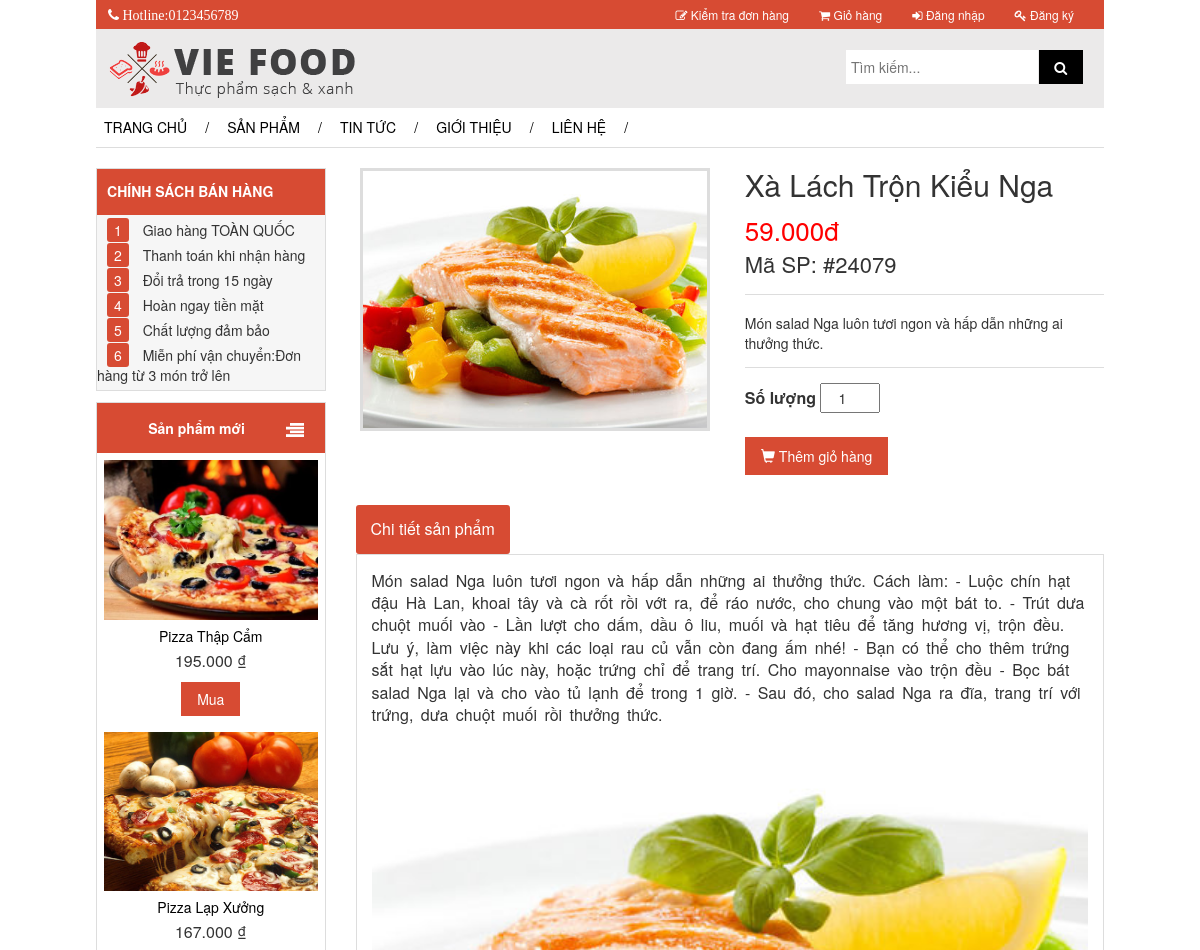
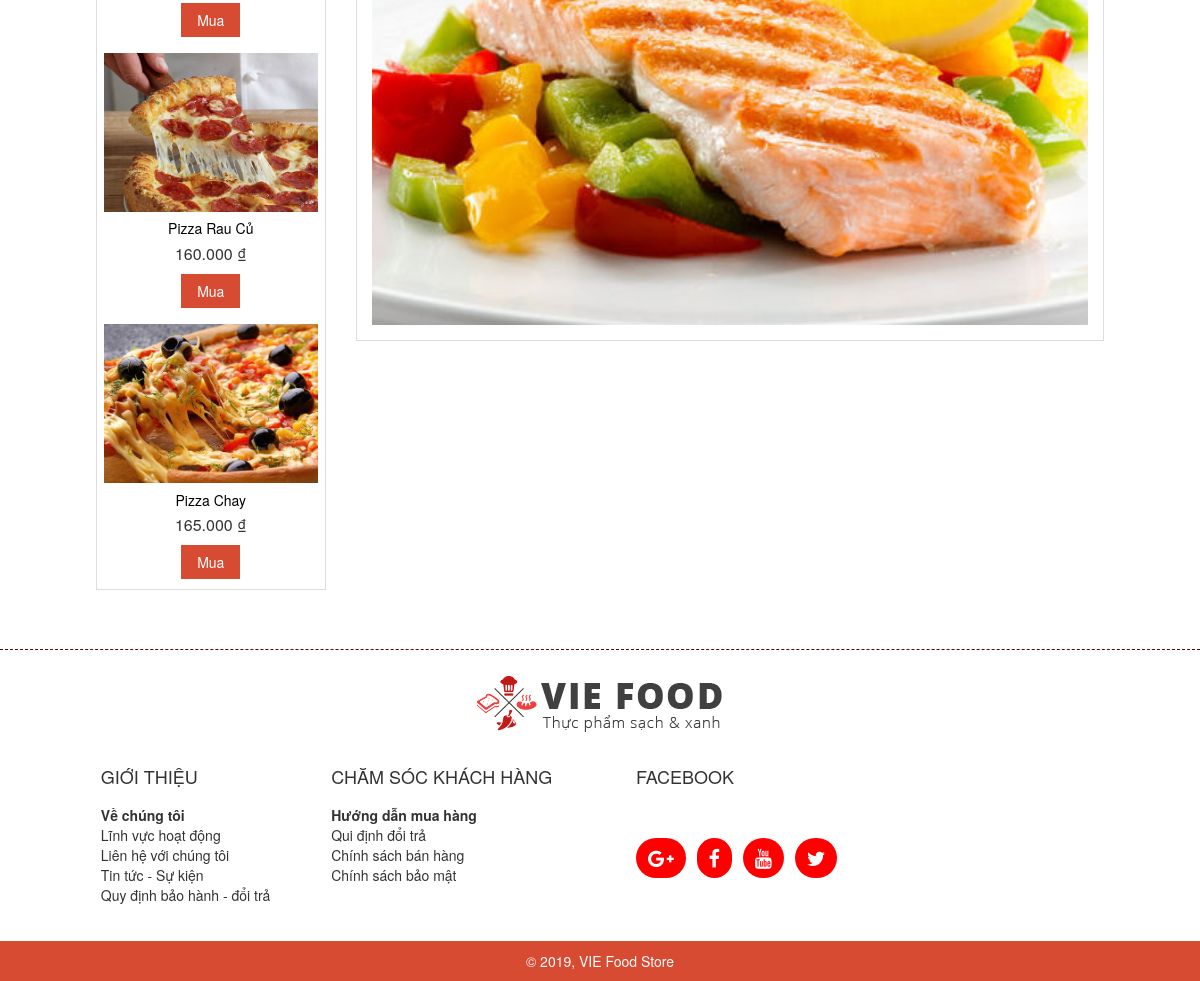
The page /chitietsanpham.php?san-pham=24079 on the database its author committed (2 pictures, top to bottom).
### tables this page shows
CREATE TABLE `sanpham` (
  `Masp` int(100) NOT NULL,
  `Tensp` varchar(100) NOT NULL,
  `Gia` int(100) NOT NULL,
  `MoTaSp` varchar(10000) NOT NULL,
  `ChiTietSP` text NOT NULL,
  `ThongTinNgoai` text NOT NULL,
  `LoaiSp` varchar(100) NOT NULL,
  `LinkHinh` varchar(1000) NOT NULL
);

### chitietsanpham.php (the view, shortened to what this page needs)
<?php
	if(isset($_SESSION['user']['uid']))
	{
		include("includes/header_user.php");
	}
	else
	{
		include("includes/header.php");
	}
	include("includes/connect_db.php");
	if(isset($_GET['san-pham']) && $_GET['san-pham']!=null)
	{
		$url=$_GET['san-pham'];
		$query_item="SELECT masp,tensp,gia,motasp,chitietsp,loaisp,linkhinh FROM sanpham WHERE masp=".$url;
		$result_item=mysqli_query($dbc,$query_item);check_errors($result_item,$query_item);
		list($masp,$tensp,$gia,$motasp,$chitietsp,$loaisp,$linkhinh)=mysqli_fetch_array($result_item,MYSQLI_NUM);
	}else{
		header('location:index.php');
	}
?>
	<div id="contain" style="margin-top: 2%;">
		<div class="row">
			<div class="col-md-3">
				<div class="list_detail_item">
					<h3>
						CHÍNH SÁCH BÁN HÀNG
					</h3>
					<div>
						<ul>
							<li>
								<span>1</span>  Giao hàng TOÀN QUỐC
							</li>
							<li>
								<span>2</span>  Thanh toán khi nhận hàng
							</li>
							<li>
								<span>3</span>  Đổi trả trong 15 ngày
							</li>
							<li>
								<span>4</span>  Hoàn ngay tiền mặt
							</li>
							<li>
								<span>5</span>  Chất lượng đảm bảo
							</li>
							<li>
								<span>6</span>  Miễn phí vận chuyển:Đơn hàng từ 3 món trở lên
							</li>
						</ul>
					</div>
				</div>
					<div class="list_banner_detail" style="margin-bottom: 5%;">
						<div class="ctn_product_ttl">
						    <span>
							  Sản phẩm mới
						    </span>
						    <span style="float: right;margin-right: 5%;" >
						    	<img src="IMAGES/icon_vmega.png">
						    </span>
					    </div>
					    <?php
						$now=date('Y-m-d H:i:s');
						$query="SELECT masp,tensp,gia,motasp,chitietsp,loaisp,linkhinh FROM sanpham ORDER BY masp desc LIMIT 4";
						$result=mysqli_query($dbc,$query);check_errors($result,$query);
						while(list($masp1,$tensp1,$gia1,$motasp1,$chitietsp1,$loaisp1,$linkhinh1)=mysqli_fetch_array($result,MYSQLI_NUM))
					    {
					    	$query_tk1="SELECT sum(khuyenmai.giatrikhuyenmai) FROM khuyenmai, sanphamkhuyenmai WHERE '{$now}'<=thoigianketthuc and '{$now}'>=thoigianbatdau and khuyenmai.makm=sanphamkhuyenmai.makm and sanphamkhuyenmai.masp={$masp1} and khuyenmai.tinhtrang=1";
							$result_tk1=mysqli_query($dbc,$query_tk1);check_errors($result_tk1,$query_tk1);
							list($km)=mysqli_fetch_array($result_tk1,MYSQLI_NUM);
					    ?>
							<div class="item_1_detail" style="margin-bottom: 0;">
								<div class="imge_dtl">
									<a href="chitietsanpham.php?san-pham=<?php echo $masp1;?>">
										<img src=<?php echo $linkhinh1;?>>
									</a>
								</div>
								<div class="name_dtl" style="margin-top: 3%;">
									<a href="chitietsanpham.php?san-pham=<?php echo $masp1;?>"><?php echo ucwords($tensp1);?></a>
								</div>
								<?php
									if(isset($km)){
								?>
									<div class="price_dtl" style="font-size: 16px;margin-top: 2%;">
										<span style="text-decoration: line-through;"> <?php echo number_format($gia1,0,',','.'); ?> ₫ </span>
										<span style="color: red;">
											<?php echo number_format(($gia1-($gia1*$km)/100),0,',','.'); ?> ₫
										</span>
									</div>
								<?php
									}else{
								?>
										<div class="price_dtl" style="font-size: 16px;margin-top: 2%;">
											<?php echo number_format($gia1,0,',','.'); ?> ₫
										</div>
								<?php
									}
								?>
								<div class="buy_dtl" style="margin-top: 4%;margin-bottom: 1%;">
									<input type="button" name="buyitem" value="Mua" onclick="addCart(<?php echo $masp1;?>);">
								</div>
							</div>
						<?PHP }
						?>
					</div>
				</div>
			<div class="col-md-9">
				<div class="row">
					<div class="col-md-6 col-sm-6 col-xs-12 product-image clearfix pic">
						<a href="chitietsanpham.php?san-pham=<?php echo $masp;?>"><img src=<?php echo $linkhinh;?>></a>
					</div>
					<div class="col-md-6 col-sm-6 col-xs-12 clearfix" style="text-align: left;">
						<div>
							<h2 style="font-weight: both;margin-top:0;"><?php echo ucwords($tensp);?></h2>
						</div>
						<div>
							<span style="color:red;font-size:26px; "><?php echo number_format($gia,0,',','.');?>đ</span>
						</div>
						<div>
							<span style="font-size:22px;font-weight: both; ">Mã SP: #<?php echo $masp;?></span>
						</div>
						<div style="border-bottom: solid #dddddd 1px;margin-top: 4%;"></div>
						<div style="padding-top: 18px;">
							<?php echo $motasp;?>
						</div>
						<div style="border-bottom: solid #dddddd 1px;margin-top: 4%;"></div>
						<div style="margin-top: 15px;">
							<label style="font-size:16px;">Số lượng </label>
							<input type="number" id="soluong" name="item_amount" value="1" class="item_amount" min="1">
						</div>
						<div class="add_item_detail" onclick="editCartAjax(<?php echo $masp;?>);">
							<a>
								<i class="glyphicon glyphicon-shopping-cart"></i>
									 Thêm giỏ hàng
							</a>
						</div>
					</div>
				</div>
				<div class="posts_detail_dtl">
					<div class="posts_detail_dtl1">Chi tiết sản phẩm</div>
					<div class="posts_detail_dtl2">
						<?php echo $chitietsp;?>
						<div style="margin-top: 2%;">
							<img src=<?php echo $linkhinh;?>>
						</div>
					</div>
				</div>
			</div>
		</div>
	</div>
<?php  include("includes/footer.php");?>

### CSS/mycss.css (style rules this page uses)
body { margin: 0; padding: 0; }
ul { margin: 0; padding: 0; list-style: none; }
.ctn_product_ttl { width: 100%; background-color: #d74b33; color: white; padding:15px 10px; font-size: 14px; font-weight: bolder; }
.clearfix { margin-bottom: 30px; text-align: center; }
.glyphicon { position: relative; top: 1px; display: inline-block; font-family: 'Glyphicons Halflings'; font-style: normal; font-weight: normal; line-height: 1; -webkit-font-smoothing: antialiased; -moz-osx-font-smoothing: grayscale; }
a { white-space: nowrap; }
.item_amount { width: 60px; height: 30px; text-align: center; }
.list_detail_item { width: 100%; border: 1px solid #dddddd; margin-bottom: 5px; background-color: #f6f6f6; }
.list_detail_item h3 { width: 100%; background-color: #d74b33; color: white; margin: 0; padding: 15px 10px; font-size: 14px; font-weight: bold; }
.list_detail_item li { margin-bottom: 5px; margin-top: 5px; }
.list_detail_item span { background-color: #d74b33; color: white; border-radius: 3px; margin: 0 10px; padding: 2px 7px; }
.list_banner_detail { margin-top: 5%; width: 100%; border: 1px solid #dddddd; text-align: center; }
.item_1_detail { width: 100%; padding: 7px; margin-bottom: 5%; }
.item_1_detail img { width: 100%; }
.name_dtl a { color: black; text-decoration: none; }
.buy_dtl input { background-color: #d74b33; border: none; color: white; padding: 7px 16px; }
.pic { padding: 0px; }
.pic img { width: 90%; border: solid #dddddd; }
.add_item_detail { background-color: #d74b33; width: 40%; padding: 9px 15px; margin-top: 6%; cursor: pointer; text-align: center; }
.add_item_detail a { text-decoration: none; color: white; }
.posts_detail_dtl .posts_detail_dtl1 { font-size: 16px; padding: 13px 15px; background-color: #d74b33; display: block; color: white; border-radius: 3px; float: left; }
.posts_detail_dtl2 { width: 100%; border: solid 1px #dddddd; clear: both; padding: 15px; font-size: 16px; word-spacing: 3px; line-height: 1.4; }
.posts_detail_dtl2 img { width: 100%; max-width: 100%; max-height: 100%; }

### rows shown on the page
sanpham: LinkHinh (picture), Tensp "Pizza Thập Cẩm", Gia "195.000"
sanpham: LinkHinh (picture), Tensp "Pizza Lạp Xưởng", Gia "167.000"
sanpham: LinkHinh (picture), Tensp "Pizza Rau Củ", Gia "160.000"
sanpham: LinkHinh (picture), Tensp "Pizza Chay", Gia "165.000"
sanpham: LinkHinh (picture), Tensp "Xà Lách Trộn Kiểu Nga", Gia "59.000", Masp "24079", MoTaSp "Món salad Nga luôn tươi ngon và hấp dẫn những ai thưởng thức.", ChiTietSP "Món salad Nga luôn tươi ngon và hấp dẫn những ai thưởng thức. Cách làm: - Luộc chín hạt đậu Hà Lan, khoai tây và cà rốt rồi vớt ra, để ráo nước, cho chung vào một bát to. - Trút dưa chuột muối vào - Lần lượt cho dấm, dầu ô liu, muối và hạt tiêu để tăng hương vị, trộn đều. Lưu ý, làm việc này khi các loại rau củ vẫn còn đang ấm nhé! - Bạn có thể cho thêm trứng sắt hạt lựu vào lúc này, hoặc trứng chỉ để trang trí. Cho mayonnaise vào trộn đều - Bọc bát salad Nga lại và cho vào tủ lạnh để trong 1 giờ. - Sau đó, cho salad Nga ra đĩa, trang trí với trứng, dưa chuột muối rồi thưởng thức."
